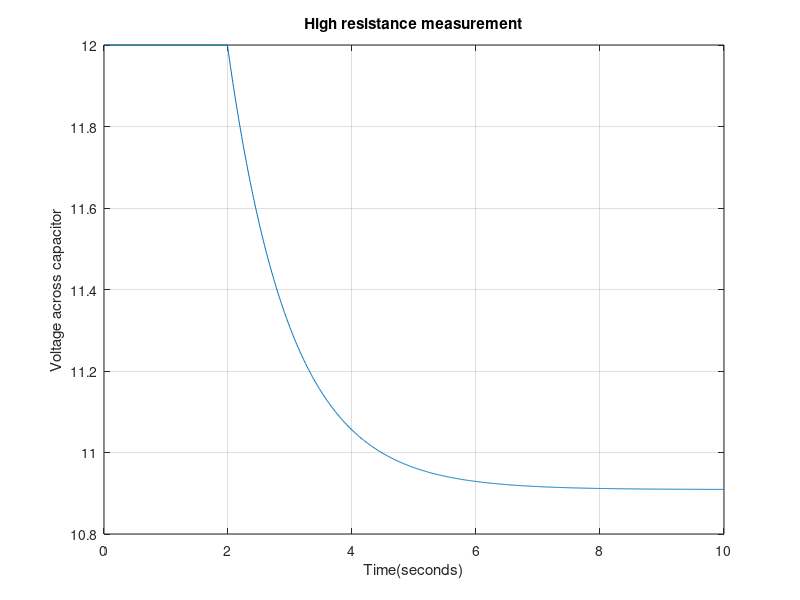

This chart was generated by the following MATLAB code:
clear all; clc;
t = 0:0.01:10;
N = t(end)/ 0.01;
E = 12;
R = 1e6;
Rsw = 1e5;
C = 1e-6;
RC = R*C;
for i = 1:(N+1)
    if (i <= 2/ 0.01)
        V(i) = E;
    elseif(i> 2/0.01)
        Vinf = (R / (R + Rsw))*E ;
        V(i) = Vinf + (E - Vinf)* exp (-(i - 2/0.01)/ (RC/0.01));
    end 
end
plot (t, V)
grid on 
title('High resistance measurement');
xlabel('Time(seconds)');
ylabel('Voltage across capacitor');

